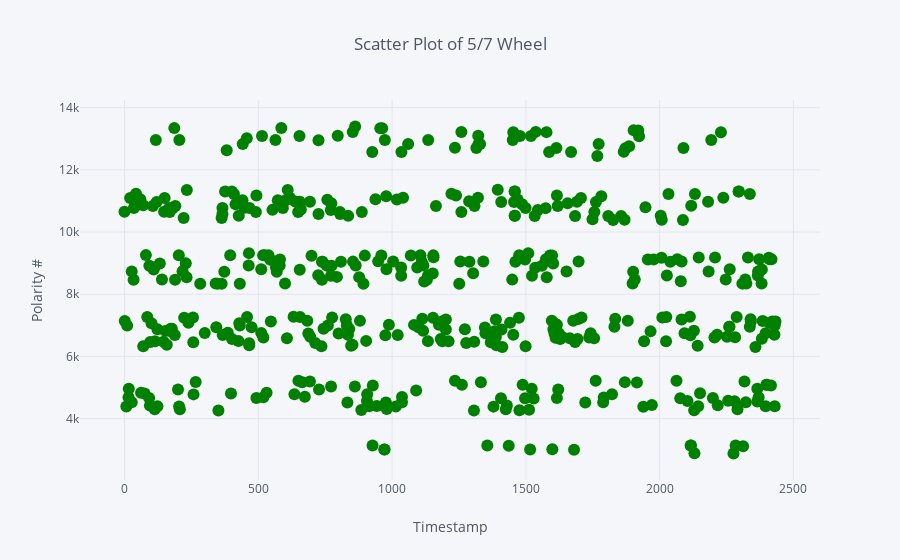

The notebook cell saved with this chart:
### Code cell
data1[:500].iplot(kind='scatter',x=' Timestamp',y='Polarity', 
                   xTitle='Timestamp', yTitle='Polarity #',title='Scatter Plot of 5/7 Wheel',color='green',mode='markers')

### Figure 1 — Plotly figure (JSON) as saved in the notebook; plotly's stock layout.template omitted (floating-point values rounded to 4 significant figures; data arrays with more than 128 entries replaced by an {"elided": "..."} marker saying what was removed)
{"data": [{"line": {"color": "rgba(0, 128, 0, 1.0)", "dash": "solid", "shape": "linear", "width": 1.3}, "marker": {"size": 12, "symbol": "circle"}, "mode": "markers", "name": "Polarity", "text": "", "type": "scatter", "uid": "798fb044-94ed-4a4e-bcaf-8aee52ddbc6c", "x": {"elided": "500 int values"}, "y": {"elided": "500 int values"}}], "layout": {"legend": {"bgcolor": "#F5F6F9", "font": {"color": "#4D5663"}}, "paper_bgcolor": "#F5F6F9", "plot_bgcolor": "#F5F6F9", "title": {"font": {"color": "#4D5663"}, "text": "Scatter Plot of 5/7 Wheel"}, "xaxis": {"gridcolor": "#E1E5ED", "showgrid": true, "tickfont": {"color": "#4D5663"}, "title": {"font": {"color": "#4D5663"}, "text": "Timestamp"}, "zerolinecolor": "#E1E5ED"}, "yaxis": {"gridcolor": "#E1E5ED", "showgrid": true, "tickfont": {"color": "#4D5663"}, "title": {"font": {"color": "#4D5663"}, "text": "Polarity #"}, "zerolinecolor": "#E1E5ED"}}}
